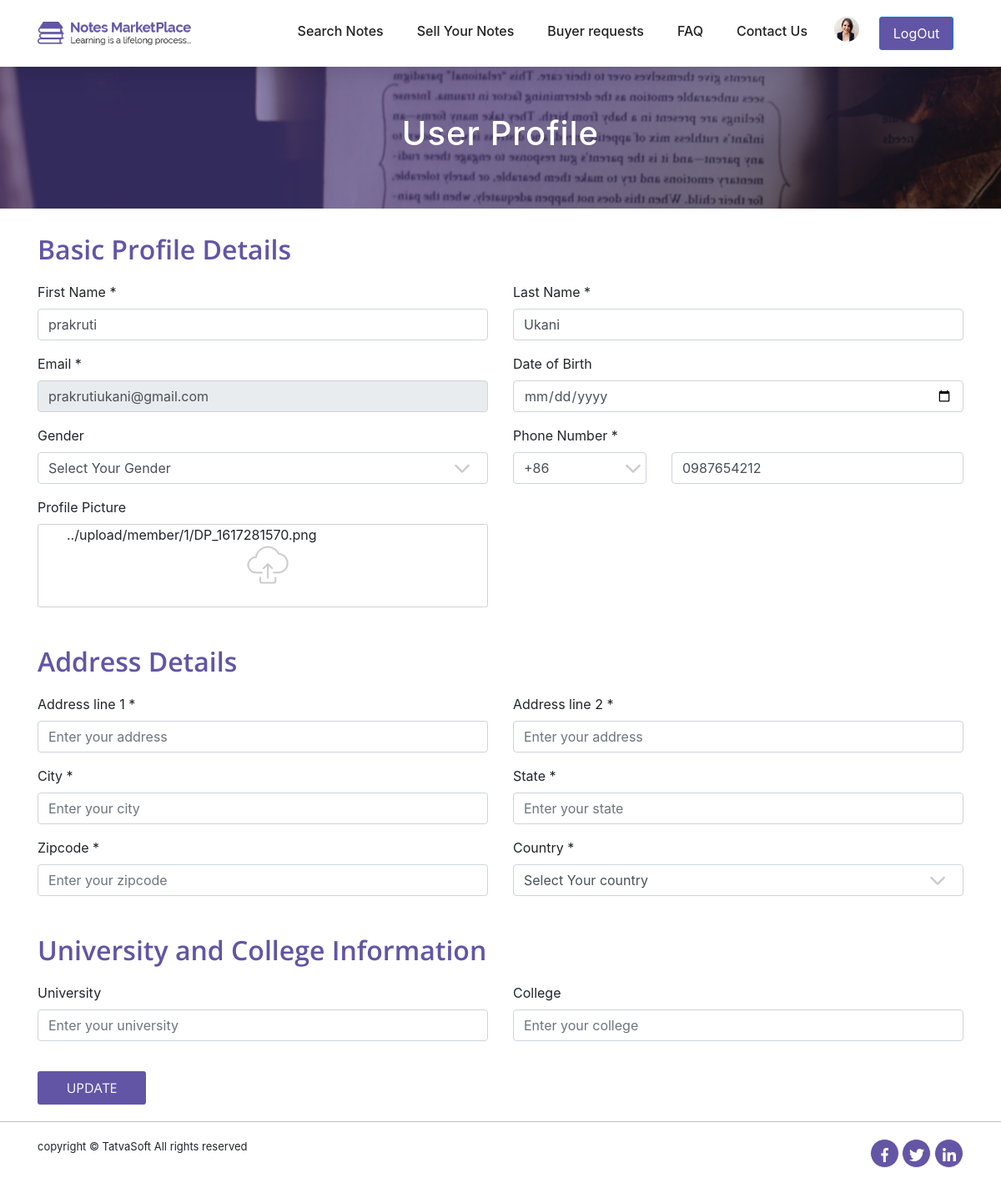
The page /user/profile.php (signed in) on the database its author committed.
### tables this page shows
CREATE TABLE `user_profile` (
  `id` int(11) NOT NULL,
  `user_id` int(11) NOT NULL,
  `dob` datetime DEFAULT NULL,
  `gender` int(11) DEFAULT NULL,
  `secondary_email` varchar(100) DEFAULT NULL,
  `country_code` int(11) DEFAULT NULL,
  `phone_no` varchar(20) NOT NULL,
  `profile_picture` varchar(500) DEFAULT NULL,
  `address_line_1` varchar(100) NOT NULL,
  `address_line_2` varchar(100) NOT NULL,
  `city` varchar(50) NOT NULL,
  `state` varchar(50) NOT NULL,
  `zip_code` varchar(50) NOT NULL,
  `country` int(11) DEFAULT NULL,
  `university` varchar(100) DEFAULT NULL,
  `college` varchar(100) DEFAULT NULL,
  `created_date` datetime DEFAULT NULL,
  `created_by` int(11) DEFAULT NULL,
  `modified_date` datetime DEFAULT NULL,
  `modified_by` int(11) DEFAULT NULL
);

CREATE TABLE `user` (
  `id` int(11) NOT NULL,
  `role_id` int(11) NOT NULL,
  `first_name` varchar(50) NOT NULL,
  `last_name` varchar(50) NOT NULL,
  `email` varchar(100) NOT NULL,
  `password` varchar(24) NOT NULL,
  `is_emailverified` bit(1) NOT NULL,
  `created_date` datetime DEFAULT NULL,
  `created_by` int(11) DEFAULT NULL,
  `modified_date` datetime DEFAULT NULL,
  `modified_by` int(11) DEFAULT NULL,
  `isactive` bit(1) NOT NULL
);

### user/profile.php (the view, shortened to what this page needs)
<?php
include "config.php";
if(isset($_SESSION['login']))
{
    $email=$_SESSION['email'];
    $uid=$_SESSION['userid'];
    $user_data=mysqli_query($conn,"SELECT * FROM user WHERE email='$email'");
    while ($row=mysqli_fetch_assoc($user_data))
    {
        $fn=$row['first_name'];
        $ln=$row['last_name'];
    }
}
$fetch_userdata=mysqli_query($conn,"SELECT * FROM user_profile where user_id=$uid");
$count=mysqli_num_rows($fetch_userdata);
$get_profile_data=mysqli_query($conn,"SELECT * FROM user_profile WHERE user_id=$uid");
while($get_row=mysqli_fetch_assoc($get_profile_data))
{
    $db_add=$get_row['address_line_1'];
    $db_city=$get_row['city'];
    $db_zipcode=$get_row['zip_code'];
    $db_add2=$get_row['address_line_2'];
    $db_state=$get_row['state'];
    $db_university=$get_row['university'];
    $db_college=$get_row['college'];
    $db_phone=$get_row['phone_no'];
    $db_dob=$get_row['dob'];
    $db_code=$get_row['country_code'];
    $db_profile=$get_row['profile_picture'];
}
?>
<!DOCTYPE html>
<html lang="en">
    <head>
        <link rel="stylesheet" href="css/bootstrap/bootstrap.min.css">
        <link rel="stylesheet" href="css/custom_css/style.css">
        <link rel="stylesheet" href="css/responsive.css">
    </head>
    <body>
        <?php include "header.php" ?>
        <section id="top-title">
                <div class="container">
                    <div class="row">
                        <div class="col-md-12">
                            <div id="title-text" class="text-center">
                                <h3>User Profile</h3>
                            </div>
                        </div>
                    </div>
                </div>
        </section>
        <section id="details">
            <div class ="container">
                <form action="" method="post" enctype="multipart/form-data">
                    <div class="row">
                        <div class="col-md-12">
                            <div class="heading">
                                <h3>Basic Profile Details</h3>
                            </div>
                        </div>
                    </div>
                    <div class="row">
                        <div class="col-md-6">
                            <div class="form-group">
                                    <label>First Name *</label>
                                    <?php if(isset($_SESSION['login']))
                                    { ?>
                                        <input type="text" class="form-control" id="fn" placeholder="Enter your First name" value="<?php echo $fn ?>" name="fn">
                                    <?php } ?>
                            </div>
                            <div class="form-group">
                                    <label>Email *</label>
                                    <?php if(isset($_SESSION['login']))
                                    { ?>
                                        <input type="email" class="form-control" id="email" placeholder="Enter your email address" value="<?php echo $email ?>" disabled>
                                    <?php } ?>
                            </div>
                            <div class="form-group">
                                    <label>Gender</label>
                                    <select id="gender" class="form-control filter arrow-down" name="gender">
                                            <option selected disabled>Select Your Gender</option>
                                    </select>
                            </div>
                            <div class="form-group ">
                                    <label>Profile Picture</label>
                                    <div class="picture-upload">
                                        <label for="file-input">
                                            <img src="img/profile/upload.png">
                                        </label>
                                        <span class="filename" style="position: absolute;left: 0;margin-left: 50px;"><?= ($count>0)?$db_profile:'' ?></span>
                                    </div>
                            </div>
                        </div>
                        <div class="col-md-6">
                            <div class="form-group">
                                    <label>Last Name *</label>
                                    <?php if(isset($_SESSION['login']))
                                    { ?>
                                        <input type="text" class="form-control" id="ln" placeholder="Enter your Last name" value="<?php echo $ln ?>" name="ln">
                                    <?php } ?>
                            </div>
                            <div class="form-group">
                                    <label>Date of Birth</label>
                                    <?php if($count>0){?>
                                            <input type="date" class="form-control" id="dob" name="dob" value=<?php echo $db_dob ?>>
                                    <?php }else{ ?>
                                            <input type="date" class="form-control" id="dob" name="dob" >
                                    <?php } ?>
                            </div>
                            <div class="form-group">
                                    <label>Phone Number *</label>
                                    <div class="row">
                                        <div class="col-md-4">
                                            <select id="phone" class="form-control filter arrow-down" name="code" required>
                                                <?php
                                                    $result=mysqli_query($conn,"SELECT * FROM country WHERE isactive=1");
                                                    while($row=mysqli_fetch_assoc($result))
                                                    {
                                                        $code=$row['country_code'];
                                                        $codeid=$row['id'];
                                                            if($count>0){ ?>
                                                                <option value='<?php echo $codeid ?>' <?php if( $codeid == $db_code): ?> selected="selected"<?php endif; ?>><?php echo "+$code" ?></option>
                                                            <?php }else{ ?>
                                                                <option value='<?php echo $codeid ?>' ><?php echo "+$code" ?></option>
                                                        <?php }
                                                     } ?>
                                            </select>
                                        </div>
                                        <div class="col-md-8">
                                            <input type="text" class="form-control" id="phone" placeholder="Enter your Phone number" required name="phone" value="<?= (($count>0)?$db_phone:'')?>">
                                        </div>
                                    </div>
                            </div>
                        </div>
                    </div>
                    <div class="row">
                        <div class="col-md-12">
                            <div class="heading">
                                <h3>Address Details</h3>
                            </div>
                        </div>
                    </div>
                    <div class="row">
                        <div class="col-md-6">
                            <div class="form-group">
                                    <label>Address line 1 *</label>
                                    <input type="text" class="form-control" id="add1" placeholder="Enter your address" required name="add1" value="<?= (($count>0)?$db_add:'')?>">
                            </div>
                            <div class="form-group">
                                    <label>City *</label>
                                    <input type="text" class="form-control" id="city" placeholder="Enter your city" required name="city" value="<?= (($count>0)?$db_city:'')?>">
                            </div>
                            <div class="form-group">
                                    <label>Zipcode *</label>
                                    <input type="text" class="form-control" id="zipcode" placeholder="Enter your zipcode"  required name="zipcode" value="<?= (($count>0)?$db_zipcode:'')?>">
                            </div>
                        </div>
                        <div class="col-md-6">
                            <div class="form-group">
                                    <label>Address line 2 *</label>
                                    <input type="text" class="form-control" id="add2" placeholder="Enter your address" required name="add2" value="<?= (($count>0)?$db_add2:'')?>">
                            </div>
                            <div class="form-group">
                                    <label>State *</label>
                                    <input type="text" class="form-control" id="state" placeholder="Enter your state" required name="state" value="<?= (($count>0)?$db_state:'')?>">
                            </div>
                            <div class="form-group">
                                    <label>Country *</label>
                                    <select id="country" class="form-control arrow-down" name="country">
                                            <option disabled selected>Select Your country</option>
                                    </select>
                            </div>
                        </div>
                    </div>
                    <div class="row">
                        <div class="col-md-12">
                            <div class="heading">
                                <h3>University and College Information</h3>
                            </div>
                        </div>
                    </div>
                    <div class="row">
                        <div class="col-md-6">
                            <div class="form-group">
                                    <label>University</label>
                                    <input type="text" class="form-control" id="university" placeholder="Enter your university" name="university" value="<?= (($count>0)?$db_university:'')?>">
                            </div>
                        </div>
                        <div class="col-md-6">
                            <div class="form-group">
                                    <label>College</label>
                                    <input type="text" class="form-control" id="college" placeholder="Enter your college" name="college" value="<?= (($count>0)?$db_college:'')?>">
                            </div>
                        </div>
                    </div>
                    <?php
                    if($count>0)
                    { ?>
                        <button type="submit" name="update">UPDATE</button>
                    <?php }else{ ?>
                        <button type="submit" name="submit">SUBMIT</button>
                    <?php } ?>
                </form>
            </div>
        </section>
        <?php include "footer.php"; ?>
    </body>
</html>

### user/header.php (shortened to what this page needs)
<?php
include "config.php";
?>
        <div class="navigation-wrap  start-header start-style">
        <div class="container">
            <div class="row">
                <div class="col-12">
                    <nav class="navbar navbar-expand-lg navbar-light">
                        <a class="navbar-brand" href="home.php"><img src="img/home/logo.png" alt="logo"></a>
                        <div class="collapse navbar-collapse" id="navbarSupportedContent">
                            <ul class="navbar-nav ml-auto">
                                <li class="nav-item">
                                    <a href="search.php" class="nav-link">Search Notes</a>
                                </li>
                                <li class="nav-item">
                                    <a href="dashboard.php" class="nav-link">Sell Your Notes</a>
                                </li>
                                <?php if(isset($_SESSION['login']))
                                {?>
                                    <li class="nav-item">
                                    <a href="buyer_request.php" class="nav-link">Buyer requests</a>
                                </li>
                                <?php } ?>
                                <li class="nav-item">
                                    <a href="faq.php" class="nav-link">FAQ</a>
                                </li>
                                <li class="nav-item">
                                    <a href="contact_us.php" class="nav-link">Contact Us</a>
                                </li>
                                <?php if(isset($_SESSION['login']))
                                {
                                    $profile_pic="";
                                    $uid=(isset($_SESSION['userid']))?$_SESSION['userid']:" ";
                                    $fetch_userdata=mysqli_query($conn,"SELECT * FROM user_profile where user_id=$uid");
                                    foreach($fetch_userdata as $row)
                                    {
                                        $profile_pic=$row['profile_picture'];
                                    }
                                    ?>
                                    <li class="nav-item">
                                        <div class="dropdown">
                                            <img src="<?php echo $profile_pic; ?>" role="button"  data-toggle="dropdown" aria-haspopup="true"aria-expanded="false">
                                        </div>
                                    </li>
                                <?php } ?>
                                <?php if(isset($_SESSION['login']))
                                { ?>
                                    <li class="nav-item">
                                        <a href="logout.php">
                                            <button type="button" class="btn btn-outline-primary btn-login" >LogOut</button>
                                        </a>
                                    </li>
                                <?php } ?>
                            </ul>
                        </div>
                    </nav>
                </div>
            </div>
        </div>
    </div>

### rows shown on the page
user_profile: profile_picture (picture), profile_picture "../upload/member/1/DP_1617281570.png", code "+86", phone "0987654212"
user: fn "prakruti", ln "Ukani"
